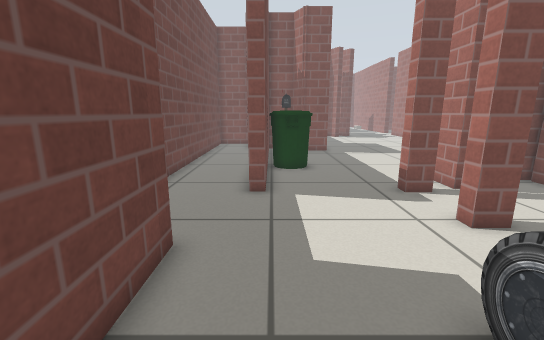
View 1 (above)

18 first-person views from a walk through a robot-simulator world made for Gazebo. The camera is 0.72 m above the floor, tilts 12° down and sees 90° across. Floor lines are 1 m apart. The floor is counted in squares, 0.25 m on a side. Each view is taken from the middle of a square. On the plan, view 1 faces up. The plan holds only what a view shows up to about 19 squares ahead; the rest is blank. The place goes on beyond the plan. Simple patterns stand in for the simulator's built-in surfaces.

View 2
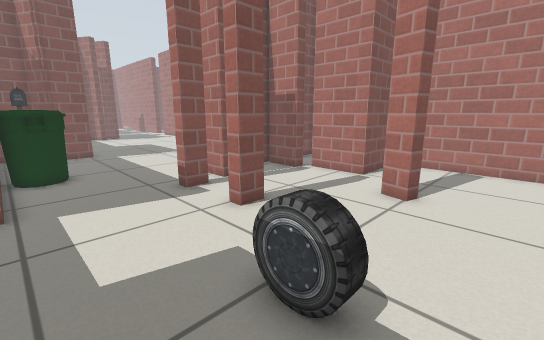

View 3
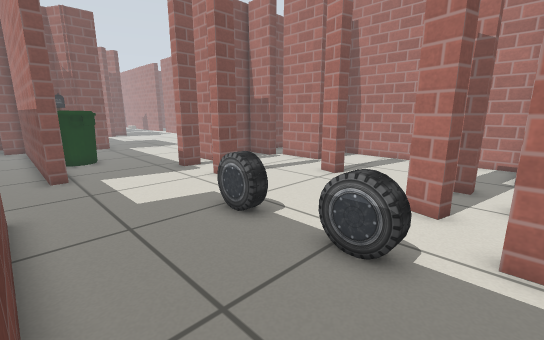

View 4
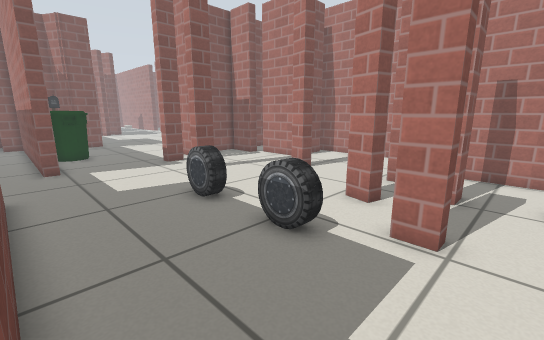

View 5
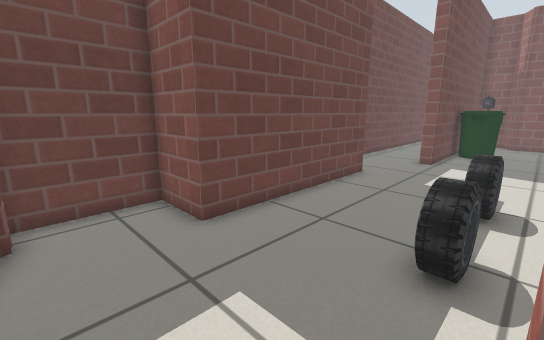

View 6
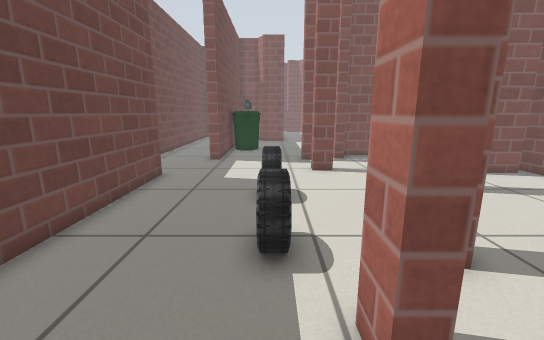

View 7
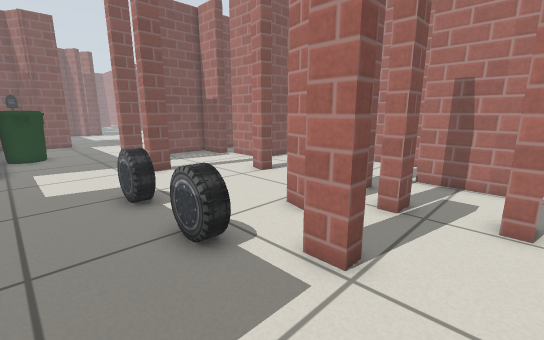

View 8
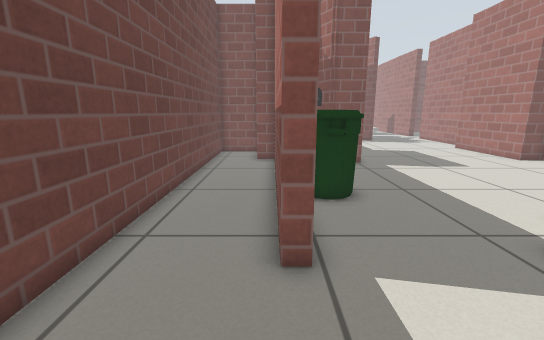

View 9
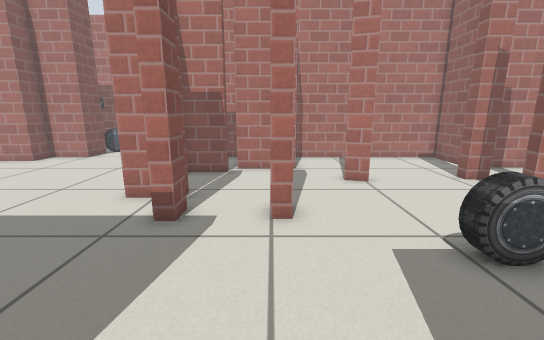

View 10
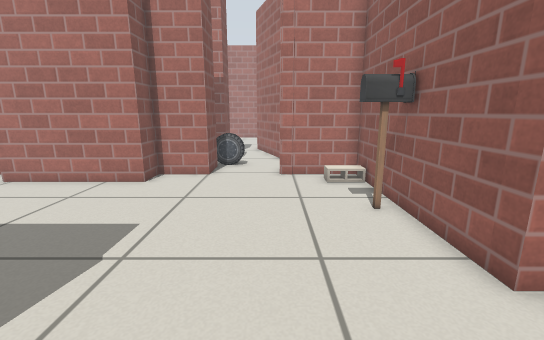

View 11
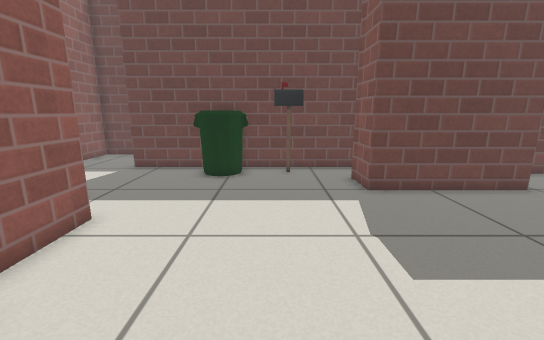

View 12
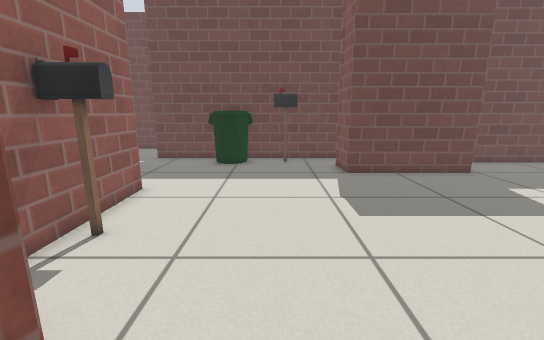

View 13
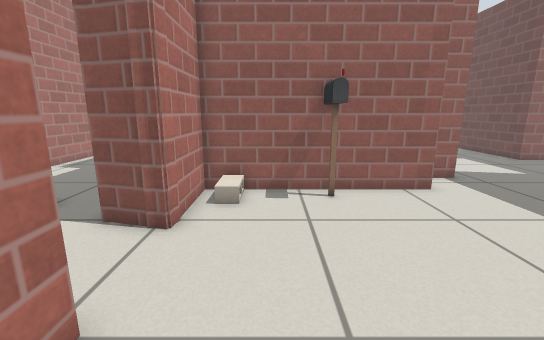

View 14
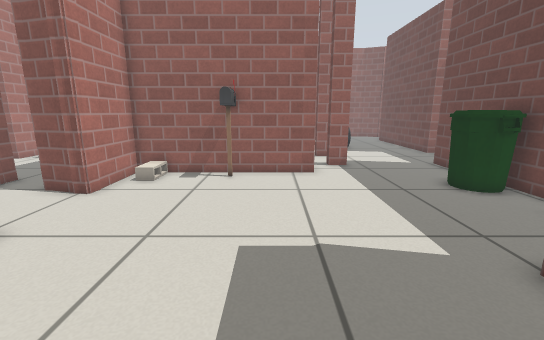

View 15
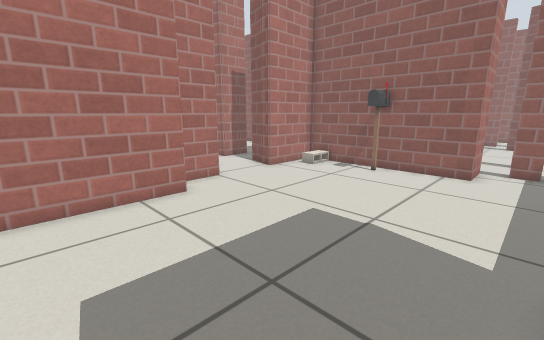

View 16
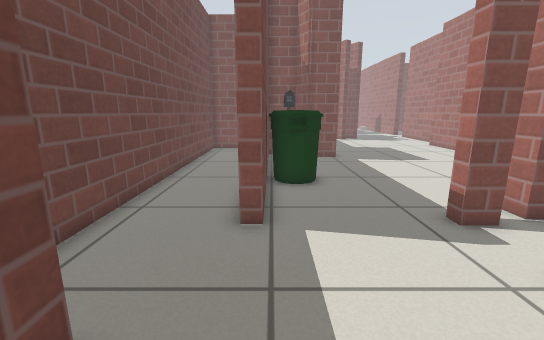

View 17
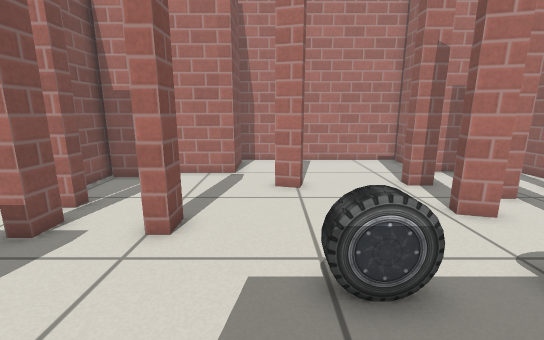

View 18
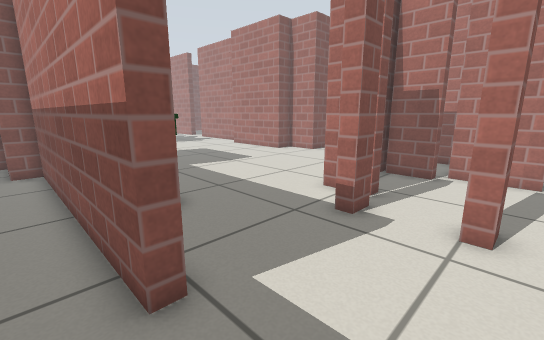

### Floor plan
Points are (right, up) in squares from view 1. A wall is a line through its corners. A room is listed if a view was taken in it or the views show most of it. See-through windows are left out.
Room 1 (views 1, 2, 3, 4, 5, 6, 7, 8, 9, 16, 17, 18)
walls: (5.1, 6.4) (5.1, 7) (6, 7) (6, 6.4) (5.1, 6.4); (9.8, 2.7) (9.2, 2.9) (9.5, 4); (6.7, -2.4) (6.1, -2.3) (6.4, -1.3) (7, -1.5); (5.8, 9.7) (4.9, 9.7) (4.9, 10.2); (4.9, -4.8) (4.2, -4.8) (4.2, -3.7); (7.6, 10) (7, 10); (-0.2, 9.7) (-0.8, 9.7) (-0.8, 21.8) (-2, 21.8); (10.3, -2.5) (9.5, -2.5) (9.5, -1.5) (10.1, -1.5); (8.9, -4.3) (7.8, -4.3) (7.8, -3.6); (11.6, 9.2) (11, 9.2) (11, 11.3); (12.9, -3.4) (15.1, -3.4); (8.1, -7.2) (8.1, -6.5); (14.9, 5.8) (11.8, 5.8) (11.8, 8.9); (11.6, 11.4) (7.9, 11.4); (12.1, -6.4) (12.1, -3.4); (15.5, -3.7) (15.5, 6.6); (-1.9, 25.2) (-4.7, 25.2) (-4.7, 5.6) (-2.2, 5.6) (-2.2, -3.5) (-4.7, -3.5) (-4.7, -7.3)
ways out: opening at (2.5, 10) to room 2; gap at (6, 10) to room 2
objects: car (3, -2) to (3, -1); car (3, 1) to (3, 3)
Room 2 (views 10, 11, 12, 13, 14, 15)
walls: (15.6, 15.6) (17.6, 15.1); (15.4, 14.9) (15.6, 15.6) (16.3, 15.6); (7, 10) (7, 12) (15.5, 12) (15.5, 15.6); (4.9, 10.2) (5.8, 10.2); (-0.2, 21.4) (-0.2, 9.7); (4.2, 26.5) (4.2, 20.6) (2.3, 20.6) (1.6, 21.8) (-0.2, 21.8); (17.5, 18.9) (15.5, 18.9) (15.5, 21.3) (14.1, 21.3) (14.1, 26.5)
ways out: opening at (2.5, 10) to room 1; gap at (6, 10) to room 1; opening at (16.5, 17)
objects: bin (0, 13) to (2, 16); postbox (1, 17) to (1, 18); postbox (11, 13); cinder block (15, 13)

Where each view was taken, in squares from view 1:
view 1: 0 up, 0 right, facing up
view 2: 0 up, 0 right, facing up-right
view 3: 4 down, 2 left, facing up-right
view 4: 6 down, 2 left, facing up-right
view 5: 7 down, 4 right, facing up-left
view 6: 7 down, 3 right, facing up
view 7: 7 down, 0 right, facing up-right
view 8: 5 up, 1 left, facing up
view 9: 7 up, 2 left, facing right
view 10: 16 up, 3 right, facing right
view 11: 17 up, 14 right, facing left
view 12: 17 up, 17 right, facing left
view 13: 22 up, 13 right, facing down
view 14: 25 up, 9 right, facing down
view 15: 26 up, 5 right, facing down-right
view 16: 3 up, 0 right, facing up
view 17: 4 up, 1 left, facing right
view 18: 6 up, 2 left, facing up-right
